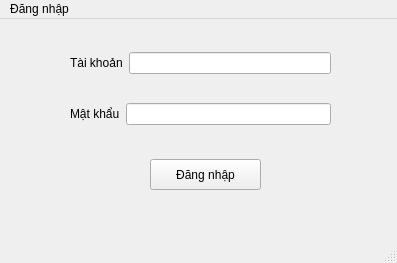
<?xml version="1.0" encoding="UTF-8"?>
<ui version="4.0">
 <class>MainWindow</class>
 <widget class="QMainWindow" name="MainWindow">
  <property name="geometry">
   <rect>
    <x>0</x>
    <y>0</y>
    <width>397</width>
    <height>263</height>
   </rect>
  </property>
  <property name="windowTitle">
   <string>MainWindow</string>
  </property>
  <widget class="QWidget" name="centralwidget">
   <widget class="QWidget" name="layoutWidget">
    <property name="geometry">
     <rect>
      <x>70</x>
      <y>10</y>
      <width>261</width>
      <height>121</height>
     </rect>
    </property>
    <layout class="QVBoxLayout" name="verticalLayout_2">
     <item>
      <layout class="QHBoxLayout" name="horizontalLayout">
       <item>
        <widget class="QLabel" name="label">
         <property name="text">
          <string>Tài khoản</string>
         </property>
        </widget>
       </item>
       <item>
        <widget class="QLineEdit" name="lineEdit_Login"/>
       </item>
      </layout>
     </item>
     <item>
      <layout class="QHBoxLayout" name="horizontalLayout_2">
       <item>
        <widget class="QLabel" name="label_2">
         <property name="text">
          <string>Mật khẩu</string>
         </property>
        </widget>
       </item>
       <item>
        <widget class="QLineEdit" name="lineEdit_Pass"/>
       </item>
      </layout>
     </item>
    </layout>
   </widget>
   <widget class="QPushButton" name="pushButton">
    <property name="geometry">
     <rect>
      <x>150</x>
      <y>140</y>
      <width>111</width>
      <height>31</height>
     </rect>
    </property>
    <property name="text">
     <string>Đăng nhập</string>
    </property>
   </widget>
  </widget>
  <widget class="QMenuBar" name="menubar">
   <property name="geometry">
    <rect>
     <x>0</x>
     <y>0</y>
     <width>397</width>
     <height>17</height>
    </rect>
   </property>
   <widget class="QMenu" name="menu_ng_nh_p">
    <property name="title">
     <string>Đăng nhập</string>
    </property>
   </widget>
   <addaction name="menu_ng_nh_p"/>
  </widget>
  <widget class="QStatusBar" name="statusbar"/>
 </widget>
 <resources/>
 <connections/>
</ui>
